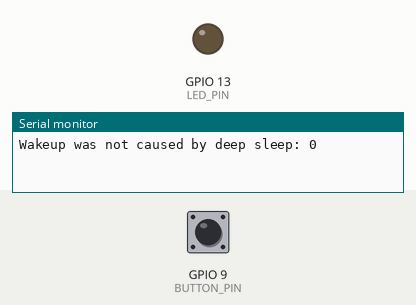
A sketch run on a simulated ESP32-S3. On the bench: output pins drawn as LEDs (lit = HIGH), the last lines printed to the serial monitor. The test bench sets the inputs (shaded band); at power-on: GPIO 9 (BUTTON_PIN) LOW.

Above: at 1.7 s.
1.8 s: GPIO 9 (BUTTON_PIN) pulled HIGH for 0.15 s
At 1.97 s:
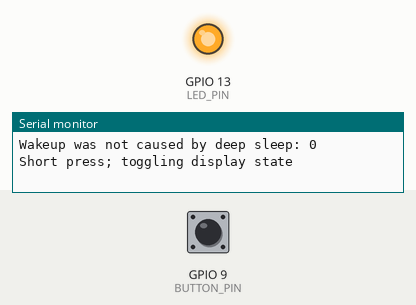
Timing chart, 0 to 10.8 s (numbered marks = the images above; inputs shaded):
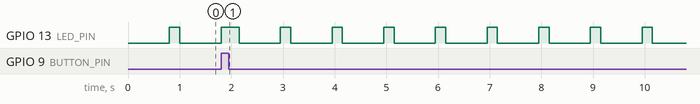

Measured:
- by itself, GPIO 13 (LED_PIN): repeats every 1.0 s: LOW 0.80 s, HIGH 0.20 s

The sketch:

MediBrick_DeepSleep_Test.ino
```cpp
#include <Arduino.h>

// ESP32 RTC and sleep control (guarded for editor linting on non-ESP32)
#if defined(ARDUINO_ARCH_ESP32)
  #include "driver/rtc_io.h"
  #include "esp_sleep.h"
  #include "driver/gpio.h"
#else
  // Minimal stubs to satisfy IntelliSense when not using ESP32 toolchain
  typedef int gpio_num_t;
  static inline void rtc_gpio_init(int) {}
  static inline bool rtc_gpio_is_valid_gpio(int) { return false; }
  static inline void rtc_gpio_set_direction(int, int) {}
  static inline void rtc_gpio_pullup_dis(int) {}
  static inline void rtc_gpio_pulldown_en(int) {}
  static inline void gpio_hold_en(int) {}
  static inline void gpio_hold_dis(int) {}
  static inline void gpio_deep_sleep_hold_en() {}
  static inline void gpio_deep_sleep_hold_dis() {}
  static inline void esp_sleep_enable_ext0_wakeup(int, int) {}
  static inline void esp_deep_sleep_start() {}
  typedef enum {
    ESP_SLEEP_WAKEUP_UNDEFINED = 0,
    ESP_SLEEP_WAKEUP_EXT0,
    ESP_SLEEP_WAKEUP_EXT1,
    ESP_SLEEP_WAKEUP_TIMER,
    ESP_SLEEP_WAKEUP_TOUCHPAD,
    ESP_SLEEP_WAKEUP_ULP
  } esp_sleep_wakeup_cause_t;
  static inline esp_sleep_wakeup_cause_t esp_sleep_get_wakeup_cause() { return ESP_SLEEP_WAKEUP_UNDEFINED; }
  #ifndef GPIO_NUM_9
  #define GPIO_NUM_9 9
  #endif
#endif

// Pins
const int BUTTON_PIN = 9;                          // Button (must be RTC-capable for EXT0 wake)
const gpio_num_t BUTTON_PIN_GPIO = GPIO_NUM_9;     // RTC IO mapping for EXT0
const int LED_PIN = 13;                            // Status LED

// OLED Display
//////////////////////////////////////////////////////////////////////////////////////////////
// Not attached here

// Define different states
typedef enum {
  Bat,
  Data
} stateDisplayType;

volatile stateDisplayType oledDisplay = Bat;

// LED
//////////////////////////////////////////////////////////////////////////////////////////////
constexpr unsigned long BLINK_DELAY_ON  = 200;  // ms LED ON duration
constexpr unsigned long BLINK_DELAY_OFF = 800;  // ms LED OFF duration
bool                    ledOn = false;

// Button
//////////////////////////////////////////////////////////////////////////////////////////////
const unsigned long DEBOUNCE_DELAY          = 50;    // ms debounce
const unsigned long GOSLEEP_BUTTON_DURATION = 2000;  // ms press duration to trigger deep sleep

volatile bool buttonChanged = false;  // Set by ISR on any button edge
int           buttonState   = LOW;    // Last debounced logical state

// Interrupt function for different states of OLED when button is pressed
void IRAM_ATTR handleButtonPress() {
  buttonChanged = true;
}

void print_wakeup_reason(){
  esp_sleep_wakeup_cause_t wakeup_reason;

  wakeup_reason = esp_sleep_get_wakeup_cause();

  switch(wakeup_reason)
  {
    case ESP_SLEEP_WAKEUP_EXT0 : Serial.println("Wakeup caused by external signal using RTC_IO"); break;
    case ESP_SLEEP_WAKEUP_EXT1 : Serial.println("Wakeup caused by external signal using RTC_CNTL"); break;
    case ESP_SLEEP_WAKEUP_TIMER : Serial.println("Wakeup caused by timer"); break;
    case ESP_SLEEP_WAKEUP_TOUCHPAD : Serial.println("Wakeup caused by touchpad"); break;
    case ESP_SLEEP_WAKEUP_ULP : Serial.println("Wakeup caused by ULP program"); break;
    default : Serial.printf("Wakeup was not caused by deep sleep: %d\n",wakeup_reason); break;
  }
}

// LOOP EXECUTION
//////////////////////////////////////////////////////////////////////////////////////////////

unsigned long lastButtonTime = 0;
unsigned long lastButtonHighTime = 0;
unsigned long lastBlinkTime = 0;

void setup() {
  #if defined(ARDUINO_ARCH_ESP32)
    // Release any previous deep-sleep holds so we can drive pins normally
    gpio_deep_sleep_hold_dis();
    gpio_hold_dis((gpio_num_t)LED_PIN);
  #endif

  pinMode(BUTTON_PIN, INPUT_PULLDOWN);
  pinMode(LED_PIN, OUTPUT);
  digitalWrite(LED_PIN, LOW); // Ensure the LED is off initially

  // Start Serial
  Serial.begin(57600);
  // delay(2000);
  delay(500);

  print_wakeup_reason();

  // Wake up configuration (EXT0 on BUTTON_PIN_GPIO, wake on HIGH level)
  #if defined(ARDUINO_ARCH_ESP32)
    rtc_gpio_init(BUTTON_PIN_GPIO);
    rtc_gpio_set_direction(BUTTON_PIN_GPIO, RTC_GPIO_MODE_INPUT_ONLY);
    rtc_gpio_pullup_dis(BUTTON_PIN_GPIO);
    rtc_gpio_pulldown_en(BUTTON_PIN_GPIO);
    esp_sleep_enable_ext0_wakeup(BUTTON_PIN_GPIO, 1);
  #endif

  attachInterrupt(digitalPinToInterrupt(BUTTON_PIN), handleButtonPress, CHANGE);

  buttonState = digitalRead(BUTTON_PIN);

}

void loop() {

  unsigned long currentTime = millis();

  if (buttonChanged) {
    buttonChanged = false; // Reset flag set in ISR

    int reading = digitalRead(BUTTON_PIN);

    if ((currentTime - lastButtonTime) > DEBOUNCE_DELAY) {
      lastButtonTime = currentTime;

      if (reading == HIGH) {
        // Button pressed
        lastButtonHighTime = currentTime;
        digitalWrite(LED_PIN, HIGH); // Turn on the LED when the button is pressed
        ledOn = true;
        buttonState = HIGH;
      } else {
        // Button released
        buttonState = LOW;
        if ((currentTime - lastButtonHighTime) >= GOSLEEP_BUTTON_DURATION) {
          Serial.println("Long press detected; going to deep sleep...");
          Serial.flush();
          detachInterrupt(digitalPinToInterrupt(BUTTON_PIN));
          #if defined(ARDUINO_ARCH_ESP32)
          // Force LED low and hold it during deep sleep (if RTC-capable)
            gpio_hold_dis((gpio_num_t)LED_PIN);
            digitalWrite(LED_PIN, LOW);
            if (rtc_gpio_is_valid_gpio((gpio_num_t)LED_PIN)) {
              gpio_hold_en((gpio_num_t)LED_PIN);
              gpio_deep_sleep_hold_en();
            }
          #else
            digitalWrite(LED_PIN, LOW);
          #endif
          ledOn = false;
          delay(100);
          esp_deep_sleep_start();
        } else {
          // Short press: switch display state
          Serial.println("Short press; toggling display state");
          oledDisplay = (oledDisplay == Bat) ? Data : Bat;
        }
        digitalWrite(LED_PIN, LOW);
        ledOn = false;
      }
    }
  }

  // Blink the LED when the button is not pressed
  if (buttonState == LOW) {
    unsigned long interval = ledOn ? BLINK_DELAY_ON : BLINK_DELAY_OFF;
    if ((currentTime - lastBlinkTime) >= interval) {
      ledOn = !ledOn;
      digitalWrite(LED_PIN, ledOn ? HIGH : LOW);
      lastBlinkTime = currentTime;
    }
  }

}
```
